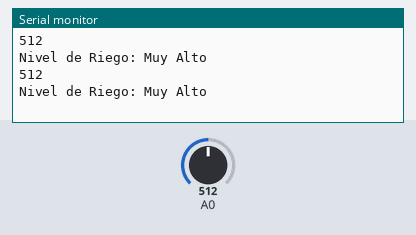
The sketch below on a simulated Arduino Uno, built with avr-gcc and run on an emulated ATmega328P. Shown: the last lines printed to the serial monitor. Inputs (shaded band) come from the test bench; at power-on: A0 = 512.

Above: at 1.8 s.
1.9 s: A0 set to 647
At 2.4 s:
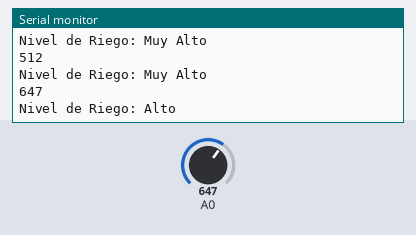
4.5 s: A0 set to 744
At 5.8 s:
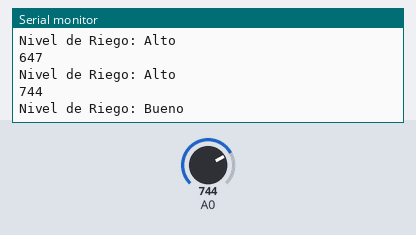
7.5 s: A0 set to 842
At 8.8 s:
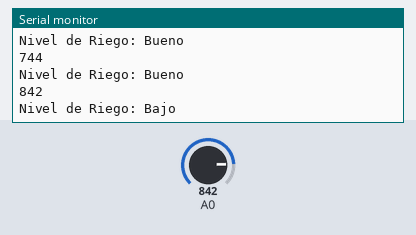
10.5 s: A0 set to 940
At 11.8 s:
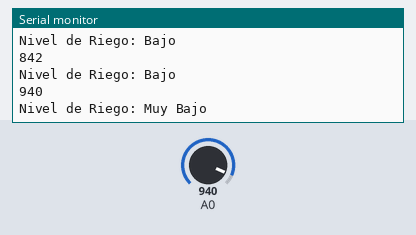
Timing chart, 0 to 13.5 s (numbered marks = the images above; inputs shaded):
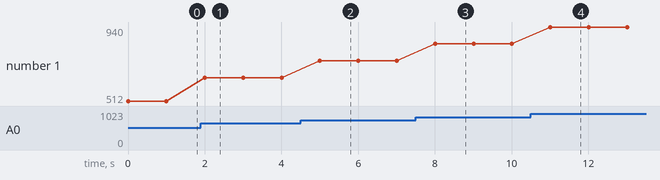

The sketch:

Proyecto_Interfaces_Higrometro.ino
```cpp
int value;
String n_riego;
void setup() {
   Serial.begin(115200);

}

void loop() {


   value= analogRead(A0);
   Serial.println(value);

   if(value<637){
    n_riego = String("Muy Alto");
    Serial.print("Nivel de Riego: ");
    Serial.println(n_riego);
   }
   if(value>=637 && value<734){
    n_riego = String("Alto");
    Serial.print("Nivel de Riego: ");
    Serial.println(n_riego);
   }
   if(value>=734 && value<832){
    n_riego = String("Bueno");
    Serial.print("Nivel de Riego: ");
    Serial.println(n_riego);
   }
    if(value>=832 && value<930){
    n_riego = String("Bajo");
    Serial.print("Nivel de Riego: ");
    Serial.println(n_riego);
   }
      if(value>=930 && value<=1024){
    n_riego = String("Muy Bajo");
    Serial.print("Nivel de Riego: ");
    Serial.println(n_riego);
   }

       delay(1000);

}
```

Measured:
- after the input at 1.9 s, the serial monitor: prints a new line after 0.10 s (image 1)
- after the input at 4.5 s, the serial monitor: prints a new line after 0.50 s (image 2)
- after the input at 7.5 s, the serial monitor: prints a new line after 0.50 s (image 3)
- after the input at 10.5 s, the serial monitor: prints a new line after 0.51 s (image 4)
- plotted number 1: 512 → 647 after the input at 1.9 s, 647 → 744 after the input at 4.5 s, 744 → 842 after the input at 7.5 s, 842 → 940 after the input at 10.5 s
